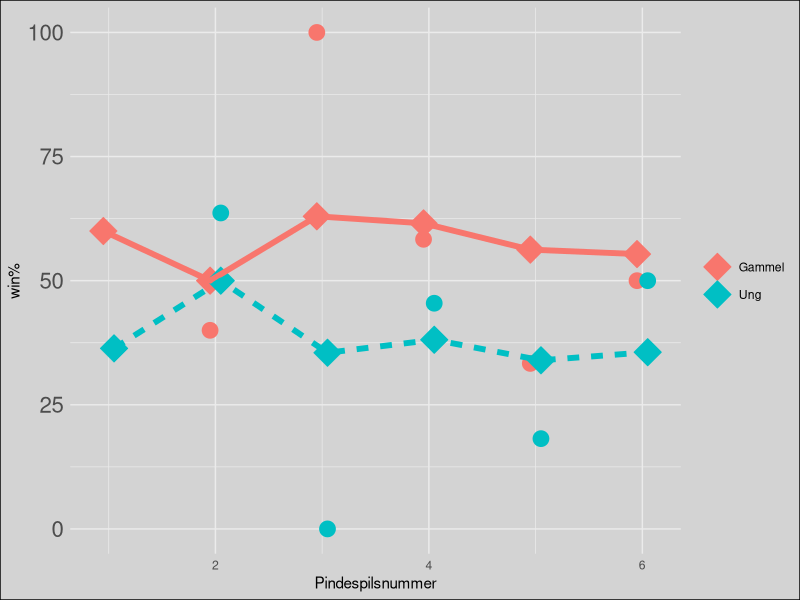
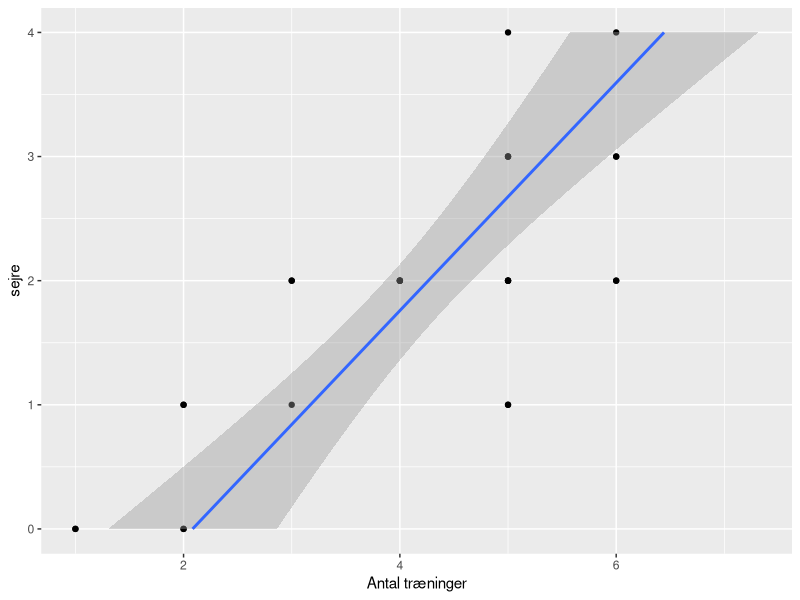
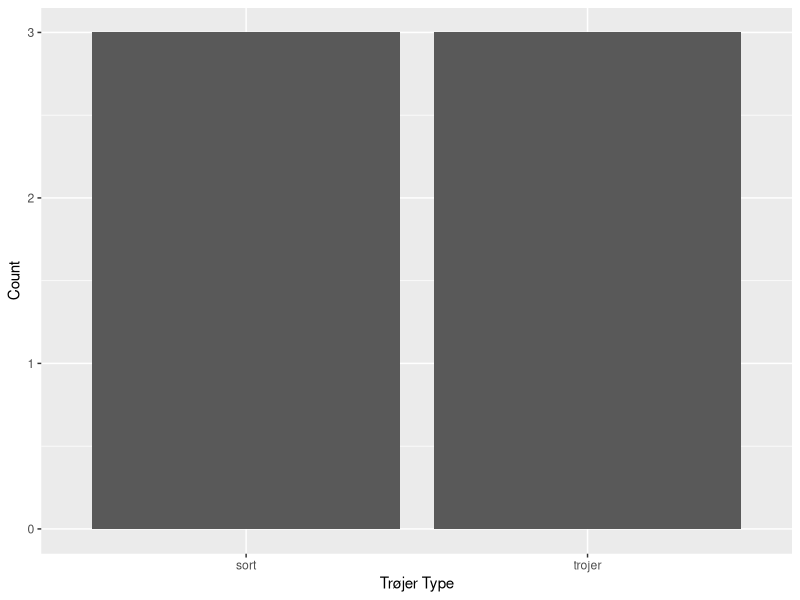
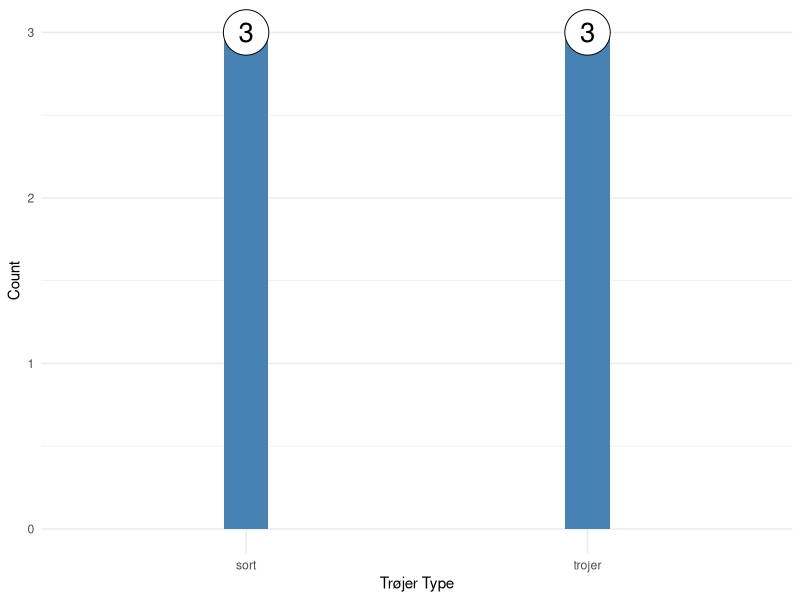
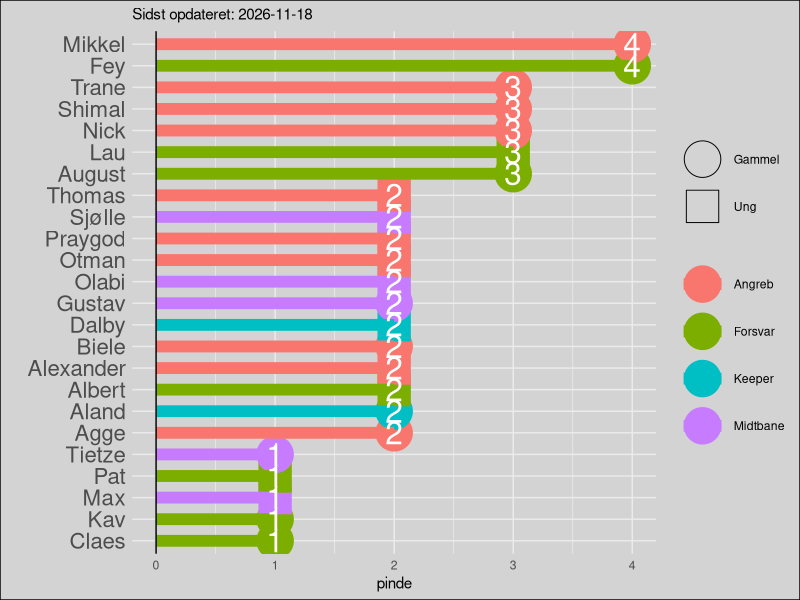
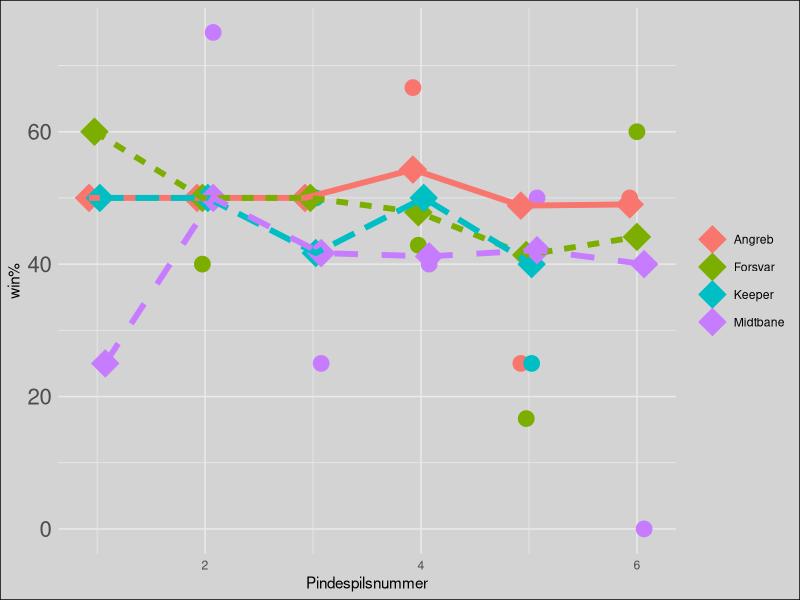

Recreate these plots in R, in order.
library(tidyr)
library(dplyr)
library(purrr)
library(ggplot2)
library(forcats)
library(knitr)

sti_billeder <- "C:/Users/augus/Desktop/pindespil/Jelly/pindespil1908.github.io/assets/img/"

opdateret <- Sys.Date()

data <- tribble(
  ~spiller, ~alder, ~position, 
  
  "Dalby",      "Ung",         "Keeper",
  "Aland",      "Gammel",      "Keeper",
  "KC",         "Gammel",      "Keeper",
  "Konrad",     "Ung",         "Keeper",
  
  "Jogge",      "Gammel",      "Forsvar",
  "Kav",        "Gammel",      "Forsvar",
  "Claes",      "Gammel",      "Forsvar",
  "Lau",        "Ung",         "Forsvar",
  "Fey",        "Gammel",      "Forsvar",
  "August",     "Gammel",      "Forsvar",
  "Pat",        "Ung",         "Forsvar",
  "Albert",     "Ung",         "Forsvar",
  
  "Gustav",     "Gammel",      "Midtbane",
  "Max",        "Ung",         "Midtbane",
  "Tietze",     "Gammel",      "Midtbane",
  "Sjølle",     "Ung",         "Midtbane",
  "Olabi",      "Ung",         "Midtbane",
  
  "Praygod",    "Ung",         "Angreb",
  "Otman",      "Ung",         "Angreb",
  "Thomas",     "Ung",         "Angreb",
  "Alexander",  "Ung",         "Angreb",
  "Nick",       "Gammel",      "Angreb",
  "Haris",      "Ung",         "Angreb",
  "Agge",       "Gammel",      "Angreb",
  "Shimal",     "Gammel",      "Angreb",
  "Biele",      "Gammel",      "Angreb",
  "Mikkel",     "Gammel",      "Angreb",
  "Trane",      "Gammel",      "Angreb"
)

pinde <- tribble(
  ~id, ~dato, ~spiltype, ~trøjer, ~joker, 
  ~vindere, 
  ~tabere,
  
  1, "2025-01-21", "Interval", 1, 0, 
  c("August", "Pat", "Nick", "Mikkel", "Biele", "Max", "Aland", "Thomas", "Trane", "Albert", NA),
  c("Lau", "Fey", "Gustav", "Sjølle", "Alexander", "Agge", "Shimal", "Praygod", "Otman", "Olabi", "Dalby"),
  
  2, "2025-01-21", "Skud", 0, 0, 
  c("Lau", "Fey", "Gustav", "Sjølle", "Alexander", "Agge", "Shimal", "Praygod", "Otman", "Olabi", "Dalby"),
  c("August", "Pat", "Nick", "Mikkel", "Biele", "Max", "Aland", "Thomas", "Trane", "Albert", NA),
  
  3, "2025-01-23", "Interval", 0, 0, 
  c("August", "Fey", "Shimal", "Nick", "Tietze", "Claes", "Mikkel", NA, NA),
  c("Lau", "Pat", "Albert", "Max", "Sjølle", "Olabi", "Praygod", "Otman", "Thomas"),
  
  4, "2025-01-28", "Interval", 0, 0,
  c("Gustav", "Aland", "Sjølle", "Otman", "Biele", "Albert", "Mikkel", "Lau", "Shimal", "Agge", "Fey", "Thomas"),
  c("August", "Dalby", "Trane", "Max", "Olabi", "Praygod", "Tietze", "Jogge", "Pat", "Alexander", "Claes", NA),
  
  5, "2025-02-03", "4v4", 1,0,
  c("August", "Dalby", "Nick", "Olabi", "Trane", NA, NA, NA, NA, NA, NA, NA, NA, NA, NA),
  c("Aland", "KC", "Konrad", "Haris", "Sjølle", "Lau", "Pat", "Mikkel", "Shimal", "Alexander", "Thomas", "Claes", "Kav", "Praygod", "Albert"),
  
  6, "2025-02-04", "Interval", 1, 0,
  c("Lau", "Kav", "Mikkel", "Praygod", "Trane", "Alexander", "Fey"),
  c("August", "Thomas", "Nick", "Jogge", "Max", "Agge", "Haris")
  
  
  
  
)

###
# HUSK AT OPDATERE PLOTS.RMD OGSÅ!
##



funktion <- function(input) {
  pinde <- pinde %>% 
    unnest(cols = c(vindere, tabere)) %>% 
    mutate(dato = as.Date(dato, tryFormats = c("%Y-%m-%d")))
  
  forkert <- c(setdiff(pinde$tabere, data$spiller), setdiff(pinde$vindere, data$spiller)) %>% na.omit
  
  if (length(forkert) > 0) {
    stop("idiot")
  } else {
    message("godt")
  }
  pinde
}

pinde <- funktion(pinde)

png(filename = paste0(sti_billeder, "pinde_spiller.png"), width = 1000, height = 1200)
pinde %>% 
  filter(!is.na(vindere)) %>% 
  group_by(vindere) %>% 
  summarise(pinde = n()) %>% 
  left_join(data, by = c("vindere"="spiller")) %>% 
  arrange(desc(pinde)) %>% 
  ggplot(aes(fct_reorder(vindere, pinde), pinde))+ 
  geom_point(aes(shape = alder, fill = position, color=position), size =12)+
  geom_segment(aes(x = fct_reorder(vindere, pinde), xend = fct_reorder(vindere, pinde),
                   y = 0, yend = pinde, color = position),
               lwd = 4) +
  geom_text(aes(label = pinde), color = "white", size = 8) +
  scale_shape_manual(values = c(21, 22), name = " ") +
  geom_hline(yintercept = 0) +
  coord_flip() +  
  theme_minimal() + 
  scale_x_discrete(name = "")+
  #scale_y_continuous(breaks = seq(0,2))+
  theme(legend.title = element_blank(),
        axis.text.y = element_text(size = 16)) +
  labs(subtitle= paste0("Sidst opdateret: ", opdateret)) + theme(plot.background = element_rect(fill = 'lightgrey', colour = 'black'))
dev.off()

# posistions graf
png(filename = paste0(sti_billeder, "position_graf.png"), width = 1200, height = 1000)
pinde %>%
  pivot_longer(cols = c(vindere, tabere),
               names_to = "source",  # A temporary column for identifying col1/col2
               values_to = "spiller") %>%
  mutate(pind = ifelse(source == "vindere", "sejre", "tabte")) %>%  # Assign 1 if from col1, 0 if from col2
  select(-source)  %>%
  left_join(data, by = c("spiller"="spiller")) %>%
  filter(!is.na(spiller)) %>%
  group_by(id, position, pind) %>%
  summarise(vundne = n()) %>%
  rbind(data.frame(id = c(3, 3),
                   position = c("Keeper", "Keeper"),
                   pind = c("sejre", "tabte"),
                   vundne = c(1,1))) %>%
  pivot_wider(names_from = pind,
              values_from = vundne, values_fill = list(vundne = 0)) %>%
  mutate(gennemsnit = sejre/(tabte+sejre)*100) %>%
  ungroup() %>%
  group_by(position) %>%
  mutate(gnm = cumsum(sejre)/(cumsum(tabte)+cumsum(sejre))*100) %>%
  ungroup() %>%
  arrange(as.numeric(id), position) %>%
  ggplot(aes(id, gennemsnit, color = position, fill = position)) +
  geom_point(size = 5, position = position_dodge(width = 0.2)) +
  geom_point(aes(y = gnm, group = position), shape = 23, size = 7, na.rm = TRUE, position = position_dodge(width = 0.2)) +
  geom_line(aes(y = gnm, group = position, linetype = position),size = 2, na.rm = TRUE, position = position_dodge(width = 0.2)) +
  theme_minimal()+
 # scale_x_continuous(breaks = c(1,2,3)) +
  labs(
    x = "Pindespilsnummer",  # Custom x-axis label
    y = "win%"  # Custom plot title
  ) +
  theme(legend.title = element_blank(),
        axis.text.y = element_text(size = 16))+ theme(plot.background = element_rect(fill = 'lightgrey', colour = 'black'))


#+
  # geom_segment(aes(
  #   x = dodge,  # Adjust x to align with dodge
  #   xend = dodge,  # Adjust xend to align with dodge
  #   y = gennemsnit,
  #   yend = gnm,
  #   group = position),
  #   arrow = arrow(length = unit(0.15, "cm")),
  #   size= 0.3,
  #   data = ~.x %>% filter(abs(gennemsnit - gnm) > 5), # Add a threshold for arrow drawing
  #   position = position_dodge(width = 0.2),
  #   na.rm = TRUE)
dev.off()


# ggplot(aes(x = as.numeric(pindespil_id), y = gennemsnit, color = position)) +
#   geom_point(size = 3, position = position_dodge(width = 0.2)) +
#   geom_point(aes(y = gnm, group = position), shape = 0, size = 0, na.rm = TRUE, position = position_dodge(width = 0.2)) +
#   geom_smooth(aes(y = gnm, group = position, fill = position), method = "loess", se = F, na.rm = TRUE,
#               alpha = 0.2, position = position_dodge(width = 0.2)) +
#   theme_minimal() + theme(legend.position = "bottom")
# #
# test2 %>% 
#   filter(!is.na(position)) %>% 
#   group_by(pindespil_id, position, udfald) %>%
#   summarise(vundne = n(), .groups = "drop") %>%
#   rbind(data.frame(pindespil_id = c("8", "8"), 
#                    position = c("keeper", "keeper"), 
#                    udfald = c("tabende_hold", "vindende_hold"),
#                    vundne = c(0,0))) %>%
#   pivot_wider(names_from = udfald,
#               values_from = vundne, values_fill = list(vundne = 0)) %>% 
#   mutate(gennemsnit = vindende_hold/(tabende_hold+vindende_hold)*100) %>% 
#   ungroup() %>%
#   group_by(position) %>% 
#   mutate(gnm = cumsum(vindende_hold)/(cumsum(tabende_hold)+cumsum(vindende_hold))*100) %>% 
#   ungroup() %>% 
#   arrange(as.numeric(pindespil_id))

pinde %>%
  pivot_longer(cols = c(vindere, tabere),
               names_to = "source",  # A temporary column for identifying col1/col2
               values_to = "spiller") %>%
  mutate(pind = ifelse(source == "vindere", "sejre", "tabte")) %>%  # Assign 1 if from col1, 0 if from col2
  select(-source)  %>%
  left_join(data, by = c("spiller"="spiller")) %>%
  filter(!is.na(spiller)) %>%
  group_by(id, alder, pind) %>%
  summarise(vundne = n()) %>%
  # rbind(data.frame(id = c(3, 3),
  #                  position = c("Keeper", "Keeper"),
  #                  pind = c("sejre", "tabte"),
  #                  vundne = c(1,1))) %>%
  pivot_wider(names_from = pind,
              values_from = vundne, values_fill = list(vundne = 0)) %>%
  mutate(gennemsnit = sejre/(tabte+sejre)*100) %>%
  ungroup() %>%
  group_by(alder) %>%
  mutate(gnm = cumsum(sejre)/(cumsum(tabte)+cumsum(sejre))*100) %>%
  ungroup() %>%
  arrange(as.numeric(id), alder) %>%
  ggplot(aes(id, gennemsnit, color = alder, fill = alder)) +
  geom_point(size = 5, position = position_dodge(width = 0.2)) +
  geom_point(aes(y = gnm, group = alder), shape = 23, size = 7, na.rm = TRUE, position = position_dodge(width = 0.2)) +
  geom_line(aes(y = gnm, group = alder, linetype = alder),size = 2, na.rm = TRUE, position = position_dodge(width = 0.2)) +
  theme_minimal()+
  # scale_x_continuous(breaks = c(1,2,3)) +
  labs(
    x = "Pindespilsnummer",  # Custom x-axis label
    y = "win%"  # Custom plot title
  ) +
  theme(legend.title = element_blank(),
        axis.text.y = element_text(size = 16))+ theme(plot.background = element_rect(fill = 'lightgrey', colour = 'black'))




##

pinde %>%
  pivot_longer(cols = c(vindere, tabere),
               names_to = "source",  
               values_to = "spiller") %>%
  mutate(pind = ifelse(source == "vindere", 1, 0)) %>% 
  group_by(spiller) %>% 
  mutate(sejre = sum(pind),
         tabte = as.numeric(n())) %>% 
  select(spiller, sejre, tabte) %>% 
  distinct() %>% 
  filter(!is.na(spiller)) %>% 
  left_join(data, by="spiller") %>% 
  ggplot(aes(sejre, tabte)) + 
  geom_point() + geom_smooth(method = lm) +
  coord_flip() + scale_y_continuous("Antal træninger")

pinde %>% 
  mutate(trøjer_sejr = case_when(trøjer == 1 ~ "trojer",
                                 trøjer != 1 ~ "sort")) %>% 
  group_by(id) %>% 
  select(trøjer_sejr) %>% 
  distinct() %>%
  ungroup() %>% 
  ggplot(aes(x = trøjer_sejr)) + 
  geom_bar() +
  labs(x = "Trøjer Type", y = "Count")  # Custom axis labels

pinde %>% 
  mutate(trøjer_sejr = case_when(trøjer == 1 ~ "trojer",
                                 trøjer != 1 ~ "sort")) %>% 
  group_by(id) %>% 
  select(trøjer_sejr) %>% 
  distinct() %>%
  ungroup() %>% 
  ggplot(aes(x = trøjer_sejr)) + 
  geom_bar(width = 0.13, fill = "steelblue") +  # Narrower bars with color
  geom_point(stat = "count", aes(y = after_stat(count)), size = 15, shape = 21, fill = "white") +  # Circles at the top
  geom_text(stat = "count", aes(y = after_stat(count), label = after_stat(count)), vjust = 0.5, size = 7) +  # Labels above circles
  labs(x = "Trøjer Type", y = "Count") +
  theme_minimal()
